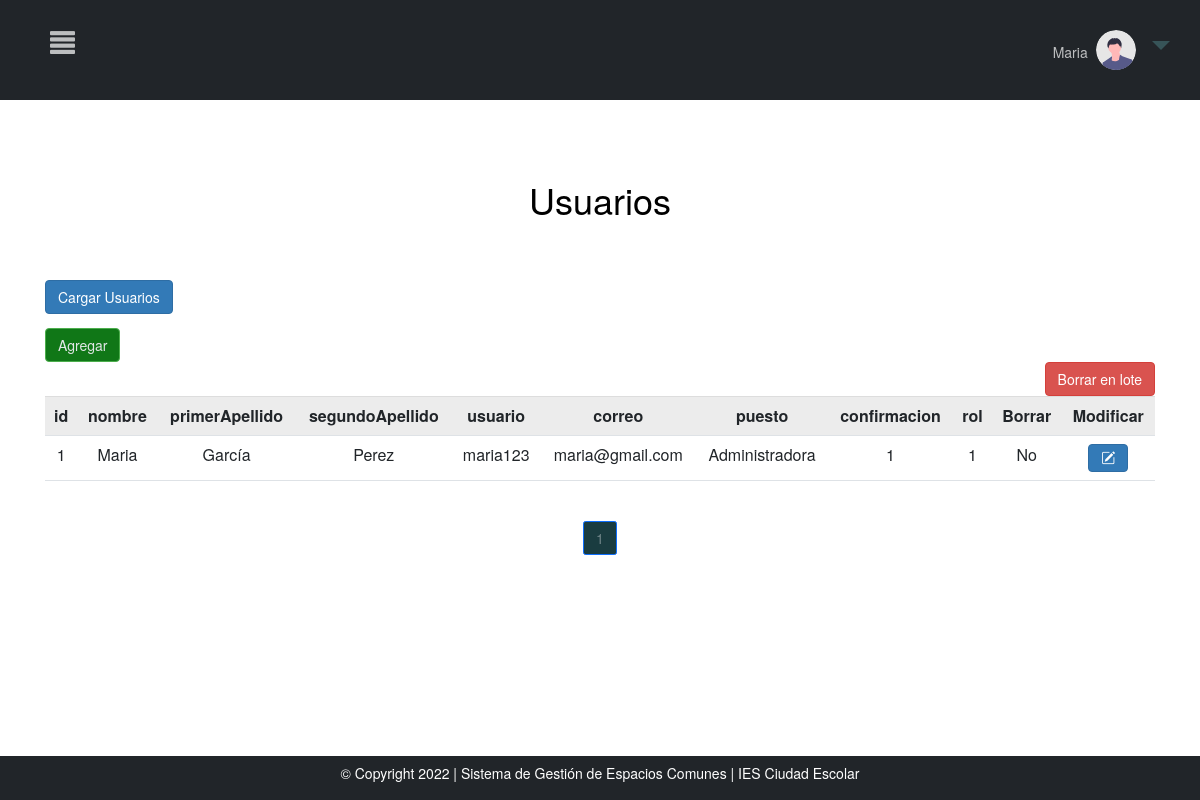
Before: /MVC_proyectofinal/inicio.php?c=crudUsuarios&page=1 (signed in) with the older database file.
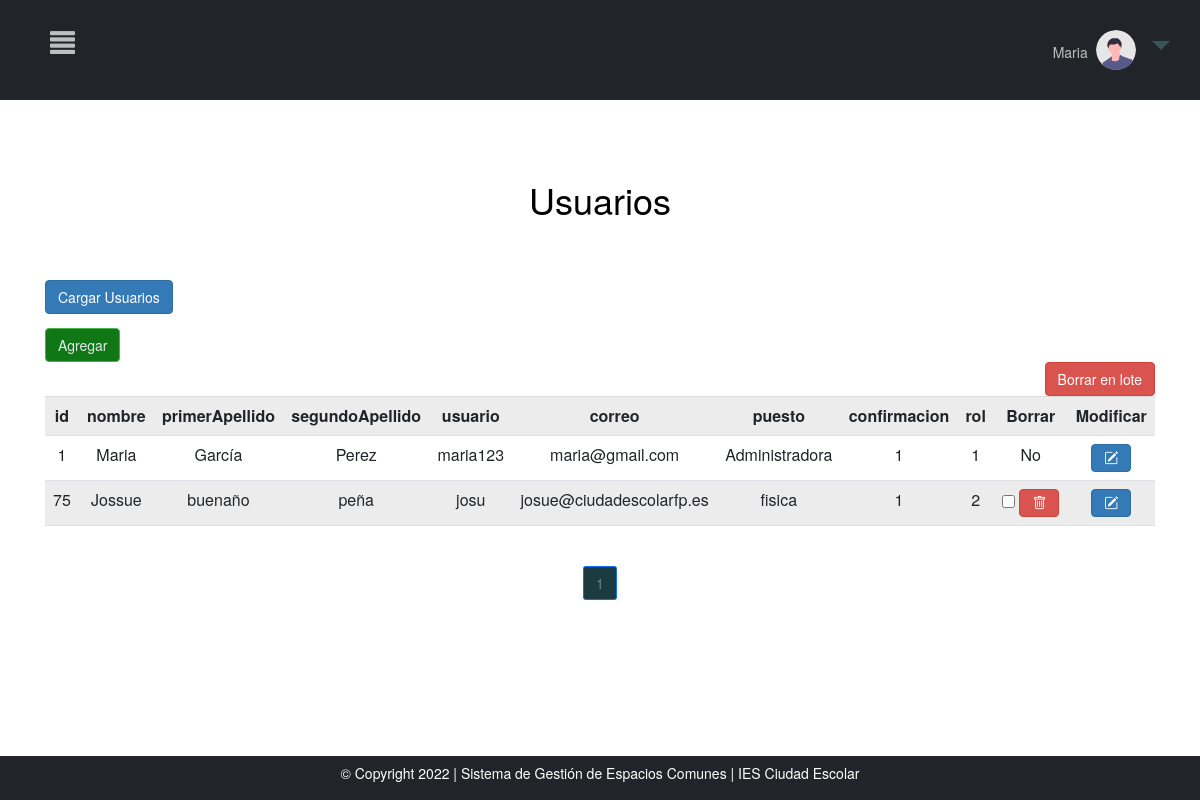
After: the same page with the newer database file.
### tables this page shows
CREATE TABLE `usuarios` (
  `id` int(11) UNSIGNED NOT NULL,
  `nombre` varchar(150) NOT NULL,
  `correo` varchar(150) NOT NULL,
  `primerApellido` varchar(50) NOT NULL,
  `segundoApellido` varchar(50) NOT NULL,
  `usuario` varchar(50) NOT NULL,
  `puesto` varchar(250) NOT NULL,
  `contra` varchar(150) NOT NULL,
  `confirmacion` tinyint(1) NOT NULL,
  `rol` int(6) UNSIGNED NOT NULL
);

### MVC_proyectofinal/controller/controller.php (called while the page is built, shortened)
<?php
require_once ("models/crud.php");
class Control{
    function __construct()
    {
        $this->crud=new Crud();
    }
    function crudUsuarios(){
        include_once ("views/crudUsuarios.php");
    }
}
?>

### MVC_proyectofinal/models/conexion.php (called while the page is built)
<?php
class Conexion{
    public function conexion(){
        try{
            $conexion=new PDO("mysql:host=localhost:33065;dbname=sgec","root","");
            $conexion->setAttribute(PDO::ATTR_ERRMODE,PDO::ERRMODE_EXCEPTION);
            return $conexion;
        }
        catch(PDOException $e){
            echo $e->getMessage();
            return null;
        }
    }
}
?>

### MVC_proyectofinal/models/crud.php (called while the page is built, shortened)
<?php
include("conexion.php");
class Crud extends Conexion{
    private $conexion;
    function __construct()
    {
        $this->conexion=parent::conexion();
    }
    function crudUsuarios($opc,$iteams_pagina=null,$offset=null){
        if($opc==1){
            $sql="SELECT count(*) FROM usuarios";
            $consulta=$this->conexion->prepare($sql);
            $consulta->execute();
            $count=$consulta->fetch(PDO::FETCH_NUM);
            return $count;
        }
        elseif($opc==2){
            $sql="SELECT id, nombre, primerApellido, segundoApellido, usuario, correo, puesto, confirmacion, rol FROM usuarios ORDER BY id ASC LIMIT ".$iteams_pagina." OFFSET ".$offset."";
            $consulta=$this->conexion->prepare($sql);
            $consulta->execute();
            $consult=$consulta->fetchAll(PDO::FETCH_ASSOC);
            $keys=array_keys($consult[0]);
            return array($consult,$keys);
        }
    }
}
?>

### MVC_proyectofinal/views/crudUsuarios.php (the view, shortened to what this page needs)
<html lang="en">
<head>
<link rel="stylesheet" href="https://cdn.jsdelivr.net/npm/bootstrap-icons@1.8.1/font/bootstrap-icons.css">
<link rel="stylesheet" href="libs/bootstrap-5.1.3-dist/css/bootstrap.min.css">
    <link rel="stylesheet" href="libs/cssc/login&check.css">
</head>
<body>
<?php include "menu.php";
$count=$this->crud->crudUsuarios(1);
$iteams_pagina=3;
$total_pages=ceil($count[0]/$iteams_pagina);
$page=0;
if(isset($_GET["page"]) && !empty($_GET["page"])){
    $page=$_GET["page"];
}else{
    $page=1;
}
$offset=($page-1) * $iteams_pagina;
$result=$this->crud->crudUsuarios(2,$iteams_pagina,$offset);
?>
<div class="row" style="margin-top:5%">
                <div class="col-md-12 ">
                <h1 style="color:black; text-align:center; margin-bottom:0%; background-color:white" >Usuarios</h1>
<?php
       echo '<div class="container" style="margin-top:60px;">
       <div class="row">
                       <div class="col-md-12 ">';
                       echo "<form action='' method='post' >
                            <input class='btn btn-primary' type='submit' name='cargar' value='Cargar Usuarios'>
                            </form>";
        echo "<a href='?c=crudUsuarios&page=".$_GET['page']."&crear=1'><button name='crear'  class='btn btn-success'> Agregar</button></a>  ";
       echo '<div class="table-responsive-sm">
       <table class="table table-striped bg-white table-hover" style="text-align: center; margin-top:1%">';
        echo "<tr >";
        foreach($result[1] as $indice){
            echo "<th>".$indice."</th>";
        }
        echo "<th>Borrar</th>";
        echo "<th>Modificar</th>";
        echo "</tr>";
        ?>
<form action="?c=borrarUsuarios&pag=<?php echo $_GET["page"]?>" method="post">
<input type='submit' name='borrar' value='Borrar en lote' class='btn btn-danger' style='float:right;' >
<?php
        foreach($result[0] as $indice=>$dato){
            foreach($dato as $x=>$y){
                    echo "<td>".$y."</td>";
            }
            ?>
            <?php if($dato["rol"]==1){?>
            <td>No</td>
            <?php  }else{?>
            <td><input type="checkbox" name="eliminar[]" value="<?php echo $dato["id"]?>">
            <a class="btn btn-danger"  href="?c=borrarUsuarios&id=<?php echo $dato["id"] ?>&pag=<?php echo $_GET["page"]?>"><i class="bi bi-trash"></i></a>
            </td>
            <?php }?>
            <td><button  title="Modificar" class="btn btn-primary" name="modificar" value="<?php echo $dato["id"] ?>"> <i class="bi bi-pencil-square"></i></button></td>
            <?php
            }
  ?>
           </table>
        </div>
        </div>
 <?php
echo "<br>";
?>
<nav aria-label="..." class="contenedor-paginador" style="margin-bottom:100px" >
  <ul class="pagination pagination-mg justify-content-center">
<?php
for($i=1;$i<=$total_pages;$i++){
    if($i==$page){
        echo "<li class='page-item active'><a class='page-link'>".$i."</a></li>";
    }else{
        echo "<li class='page-item'><a class='page-link' href='?c=crudUsuarios&page=$i'>$i</a></li>";
    }
}
?>
  </ul>
</nav>
</body>
</html>

### MVC_proyectofinal/inicio.php
<?php
include_once("controller/controller.php");
$control=new Control();
if(!isset($_REQUEST['c'])){
    $control->home();
}else{
    $action=$_REQUEST['c'];
    call_user_func(array($control,$action));
}
?>

### MVC_proyectofinal/views/menu.php (shortened to what this page needs)
<!DOCTYPE html>
<html lang="en">
<head>
<link rel="stylesheet" href="https://cdn.jsdelivr.net/npm/bootstrap-icons@1.8.1/font/bootstrap-icons.css">
<link href="https://cdn.jsdelivr.net/npm/bootstrap@5.1.3/dist/css/bootstrap.min.css" rel="stylesheet">
    <link rel="stylesheet" href="libs/bootstrap-5.1.3-dist/css/bootstrap.min.css">
    <link rel="stylesheet" href="libs/css/estilos.css">
<link rel="stylesheet" href="https://maxcdn.bootstrapcdn.com/bootstrap/3.3.7/css/bootstrap.min.css">
</head>
<body>
<div class="nav">
<span onclick="openNav()" class="menu">
<span class="glyphicon glyphicon-align-justify"></span>
</span>
<li class="nav-item dropdown no-arrow">
        <a class="nav-link dropdown-toggle" id="userDropdown" role="button"
            data-toggle="dropdown" aria-haspopup="true" aria-expanded="false">
            <h5 style="color: rgba(255, 255, 255, 0.7); display:inline-block" ><?php echo $_SESSION['nombre'];?></h5>
            <img class="img-profile rounded-circle" style="width:40px"
                src="libs/img/undraw_profile.svg">
        </a>
    </li>
</div>
   <div class="footer">
       <p>© Copyright 2022 | Sistema de Gestión de Espacios Comunes | IES Ciudad Escolar</p>
</div>
</body>
</html>

### MVC_proyectofinal/libs/css/estilos.css (style rules this page uses)
.nav { text-align: center; }
.nav>li>a { background:none !important; font-size:30px !important }
.nav-link { color:#375458 }
th { text-align: center !important; }
.contenedor-paginador { display: flex; justify-content: center; }
li.page-item.active a.page-link { background-color: #1A3C40 !important; color:#708588 !important }
.btn.btn-success { background-color: #107717; color:#E2E7E7 }
.active, .accordion:hover { background-color: #ccc; }

### MVC_proyectofinal/views/menu.php (style rules this page uses)
body { overflow-x: hidden; }
.nav { display: flex; flex-direction: row; justify-content: center; width: 100%; background-color: #212529; padding: 20px; color: rgba(255, 255, 255, 0.5); }
li.nav-item { float: right; right: 0px; top: 0px; position: absolute !important; margin: 15px; }
.menu { position: absolute; top: 30px; left: 20px; margin:0px 15px !important; color: rgba(255, 255, 255, 0.7) !important }
.footer { background-color: #212529; position:fixed; bottom:0px; left:0px; right:0px; padding:7px; text-align:center; z-index:4; color:white; margin-top: 5% !important; }
@media only screen 
        and (min-device-width: 320px) 
        and (max-device-width: 812px) { .nav { padding:50px } }
.glyphicon { position: relative; top: 0px !important; margin-left: 15px; font-size: 25px; display: inline-block; font-family: 'Glyphicons Halflings'; font-style: normal; font-weight: 400; line-height: 1; -webkit-font-smoothing: antialiased; -moz-osx-font-smoothing: grayscale; }
body { font-family: "Lato", sans-serif; }
.dropdown { position: relative; display: inline-block; }

Changed rows visible on the page:
added usuarios: id "75", nombre "Jossue", primerApellido "buenaño", segundoApellido "peña", usuario "josu", correo "josue@ciudadescolarfp.es", puesto "fisica", confirmacion "1", rol "2"
